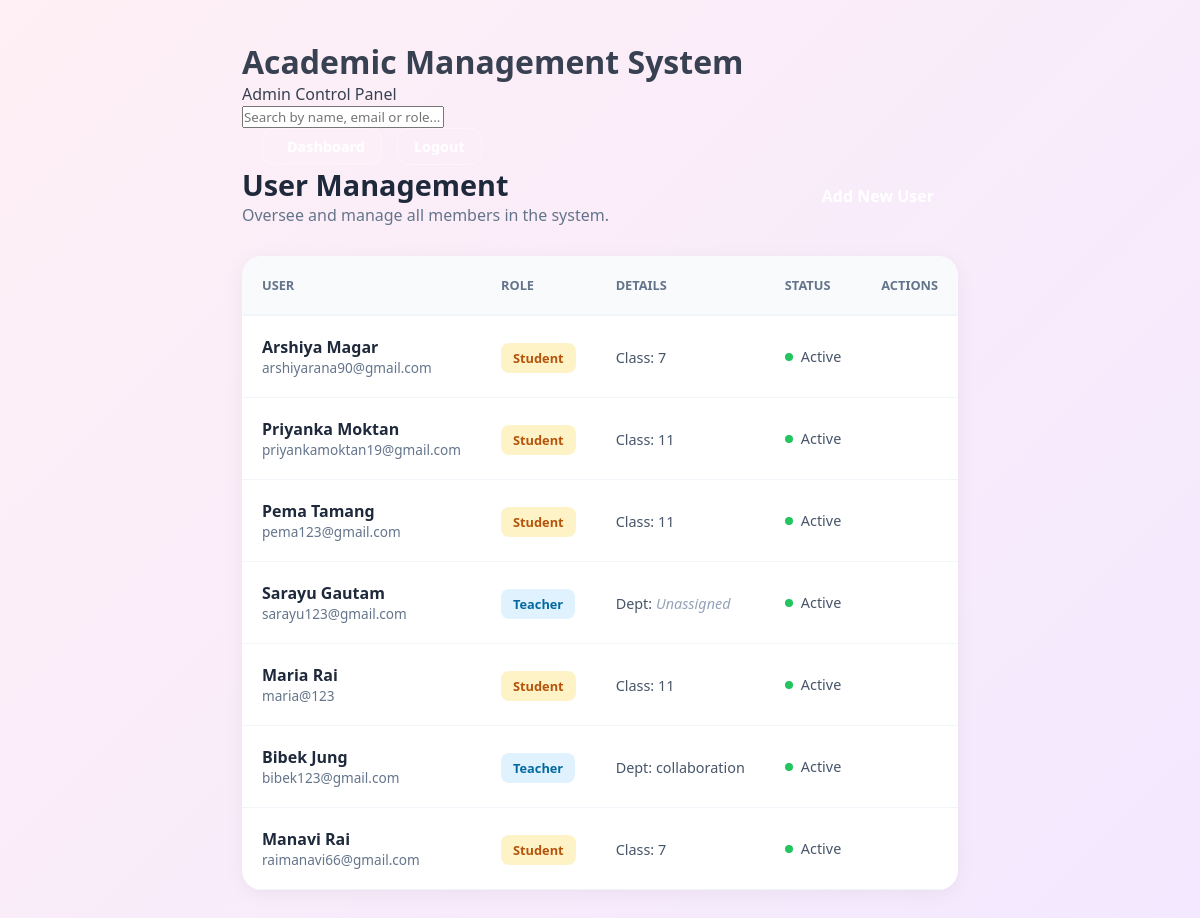
Screenshot of /public/admin_manage_users.php (signed in) with the database file from the repository.
### tables this page shows
CREATE TABLE `students` (
  `id` int(11) NOT NULL,
  `user_id` int(11) NOT NULL,
  `class_name` varchar(50) DEFAULT NULL
);

CREATE TABLE `users` (
  `id` int(11) NOT NULL,
  `first_name` varchar(50) NOT NULL,
  `last_name` varchar(50) NOT NULL,
  `dob` date NOT NULL,
  `address` varchar(255) NOT NULL,
  `email` varchar(100) NOT NULL,
  `password_hash` varchar(255) NOT NULL,
  `role` enum('Admin','Teacher','Student') NOT NULL,
  `contact` varchar(20) NOT NULL,
  `mother_name` varchar(100) DEFAULT NULL,
  `father_name` varchar(100) DEFAULT NULL,
  `guardian_contact` varchar(20) DEFAULT NULL,
  `is_active` tinyint(1) DEFAULT 0,
  `otp_code` varchar(10) DEFAULT NULL,
  `otp_expires_at` datetime DEFAULT NULL,
  `reset_token` varchar(255) DEFAULT NULL,
  `reset_expires_at` datetime DEFAULT NULL,
  `created_at` timestamp NOT NULL DEFAULT current_timestamp()
);

CREATE TABLE `teachers` (
  `id` int(11) NOT NULL,
  `user_id` int(11) NOT NULL,
  `department` varchar(100) DEFAULT NULL
);

### public/admin_manage_users.php (the view, shortened to what this page needs)
<?php
require_once '../includes/db.php';
include_once '../includes/header.php';
$roleFilter = $_GET['role'] ?? '';
$allowedRoles = ['Student', 'Teacher'];
$queryRole = in_array($roleFilter, $allowedRoles) ? $roleFilter : '';
try {
    $sql = "
        SELECT u.*, s.class_name, t.department
        FROM users u
        LEFT JOIN students s ON u.id = s.user_id
        LEFT JOIN teachers t ON u.id = t.user_id
        WHERE u.role != 'Admin'
    ";
    $sql .= " ORDER BY u.created_at DESC";
    $stmt = $pdo->prepare($sql);
    if ($queryRole) {
        $stmt->execute(['role' => $queryRole]);
    } else {
        $stmt->execute();
    }
    $users = $stmt->fetchAll();
} catch (PDOException $e) {
    $users = [];
    $error = "Error fetching users: " . $e->getMessage();
}
?>
<div class="dashboard-container">
    <header class="dashboard-header">
        <div class="header-brand">
            <h1>Academic Management System</h1>
            <p>Admin Control Panel</p>
        </div>
        <div class="header-tools">
            <div class="search-wrapper">
                <input type="text" id="userSearch" placeholder="Search by name, email or role...">
            </div>
            <div class="header-icons" style="margin-left: 20px; display: flex; gap: 15px; align-items: center;">
                <a href="admin_dashboard.php" style="color: #fff; text-decoration: none; font-weight: 700; font-size: 0.9rem; padding: 8px 16px; border: 1px solid rgba(255,255,255,0.3); border-radius: 12px; transition: 0.3s ease; background: rgba(255,255,255,0.1);"><i class="fas fa-th-large" style="margin-right: 8px;"></i>Dashboard</a>
                <a href="logout.php" class="header-logout" style="color: #fff; text-decoration: none; font-weight: 700; font-size: 0.9rem; padding: 8px 16px; border: 1px solid rgba(255,255,255,0.3); border-radius: 12px;">Logout</a>
            </div>
        </div>
    </header>
    <main class="main-content">
        <section class="welcome-header" style="display: flex; justify-content: space-between; align-items: center; margin-bottom: 30px;">
            <div>
                <h2 style="font-size: 1.8rem; color: #1e293b; font-weight: 800;">
                    <?php
                    if ($queryRole == 'Student') echo "Student Management";
                    elseif ($queryRole == 'Teacher') echo "Teacher Management";
                    else echo "User Management";
                    ?>
                </h2>
                <p style="color: #64748b;">Oversee and manage <?php echo $queryRole ? strtolower($queryRole)."s" : "all members"; ?> in the system.</p>
            </div>
            <a href="admin_add_user.php<?php echo $queryRole ? '?role='.$queryRole : ''; ?>" class="btn-primary" style="padding: 12px 24px; text-decoration: none; border-radius: 12px; background: var(--brand-gradient); color: #fff; font-weight: 700; transition: all 0.3s ease;">
            </a>
        </section>
        <div class="table-container" style="background: #fff; border-radius: 20px; box-shadow: 0 4px 20px rgba(0,0,0,0.05); overflow: hidden;">
            <table style="width: 100%; border-collapse: collapse;">
                <thead style="background: #f8fafc;">
                    <tr>
                        <th style="padding: 20px; text-align: left; color: #64748b; font-weight: 700; text-transform: uppercase; font-size: 0.8rem; border-bottom: 2px solid #f1f5f9;">User</th>
                        <th style="padding: 20px; text-align: left; color: #64748b; font-weight: 700; text-transform: uppercase; font-size: 0.8rem; border-bottom: 2px solid #f1f5f9;">Role</th>
                        <th style="padding: 20px; text-align: left; color: #64748b; font-weight: 700; text-transform: uppercase; font-size: 0.8rem; border-bottom: 2px solid #f1f5f9;">Details</th>
                        <th style="padding: 20px; text-align: left; color: #64748b; font-weight: 700; text-transform: uppercase; font-size: 0.8rem; border-bottom: 2px solid #f1f5f9;">Status</th>
                        <th style="padding: 20px; text-align: center; color: #64748b; font-weight: 700; text-transform: uppercase; font-size: 0.8rem; border-bottom: 2px solid #f1f5f9;">Actions</th>
                    </tr>
                </thead>
                <tbody>
                    <?php if (empty($users)): ?>
                        <tr><td colspan="5" style="padding: 40px; text-align: center; color: #94a3b8;">No records found.</td></tr>
                    <?php else: ?>
                        <?php foreach ($users as $user): ?>
                        <tr style="border-bottom: 1px solid #f1f5f9; transition: all 0.2s ease;">
                            <td style="padding: 20px;">
                                <div style="display: flex; flex-direction: column;">
                                    <span style="font-weight: 800; color: #1e293b;"><?php echo htmlspecialchars($user['first_name'] . ' ' . $user['last_name']); ?></span>
                                    <span style="font-size: 0.85rem; color: #64748b;"><?php echo htmlspecialchars($user['email']); ?></span>
                                </div>
                            </td>
                            <td style="padding: 20px;">
                                <span style="background: <?php echo ($user['role'] == 'Teacher') ? '#e0f2fe' : '#fef3c7'; ?>;
                                              color: <?php echo ($user['role'] == 'Teacher') ? '#0369a1' : '#b45309'; ?>;
                                              padding: 6px 12px; border-radius: 8px; font-weight: 700; font-size: 0.8rem;">
                                    <?php echo $user['role']; ?>
                                </span>
                            </td>
                            <td style="padding: 20px;">
                                <span style="font-size: 0.9rem; color: #475569;">
                                    <?php
                                    if ($user['role'] == 'Student') {
                                        echo "Class: " . ($user['class_name'] ? htmlspecialchars($user['class_name']) : "<span style='color: #94a3b8; font-style: italic;'>Unassigned</span>");
                                    } else if ($user['role'] == 'Teacher') {
                                        echo "Dept: " . ($user['department'] ? htmlspecialchars($user['department']) : "<span style='color: #94a3b8; font-style: italic;'>Unassigned</span>");
                                    }
                                    ?>
                                </span>
                            </td>
                            <td style="padding: 20px;">
                                <span style="display: flex; align-items: center; gap: 8px;">
                                    <div style="width: 8px; height: 8px; border-radius: 50%; background: <?php echo $user['is_active'] ? '#22c55e' : '#94a3b8'; ?>;"></div>
                                    <span style="font-size: 0.9rem; color: #475569;"><?php echo $user['is_active'] ? 'Active' : 'Pending'; ?></span>
                                </span>
                            </td>
                            <td style="padding: 20px; text-align: center;">
                            </td>
                        </tr>
                        <?php endforeach; ?>
                    <?php endif; ?>
                </tbody>
            </table>
        </div>
    </main>
</div>
<?php include_once '../includes/footer.php'; ?>

### assets/css/style.css (style rules this page uses)
* { margin: 0; padding: 0; box-sizing: border-box; font-family: system-ui, sans-serif; }
body { background: linear-gradient(135deg, #fff0f5, #f3e8ff); color: #374151; display: flex; justify-content: center; padding: 40px 20px; min-height: 100vh; }

### rows the page displays
students: user.last_name "Arshiya Magar", user.email "arshiyarana90@gmail.com", user.role "Student", class_name "7"
students: user.last_name "Priyanka Moktan", user.email "priyankamoktan19@gmail.com", user.role "Student", class_name "11"
students: user.last_name "Pema Tamang", user.email "pema123@gmail.com", user.role "Student", class_name "11"
users: first_name+last_name "Sarayu Gautam", email "sarayu123@gmail.com", role "Teacher", shows "Dept:", shows "Unassigned", is_active 1 (drawn)
students: user.last_name "Maria Rai", user.email "maria@123", user.role "Student", class_name "11"
teachers: user.last_name "Bibek Jung", user.email "bibek123@gmail.com", user.role "Teacher", department "collaboration"
users: first_name+last_name "Manavi Rai", email "raimanavi66@gmail.com", role "Student", students.class_name "7", is_active 1 (drawn)
